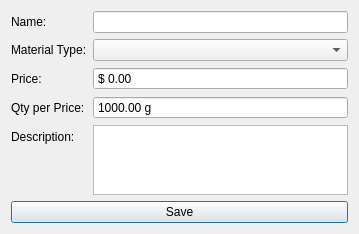
<?xml version="1.0" encoding="UTF-8"?>
<ui version="4.0">
 <class>MaterialDialog</class>
 <widget class="QDialog" name="MaterialDialog">
  <property name="geometry">
   <rect>
    <x>0</x>
    <y>0</y>
    <width>359</width>
    <height>226</height>
   </rect>
  </property>
  <property name="windowTitle">
   <string>Material</string>
  </property>
  <layout class="QVBoxLayout" name="verticalLayout">
   <item>
    <layout class="QFormLayout" name="formLayout">
     <item row="0" column="0">
      <widget class="QLabel" name="materialNameLabel">
       <property name="text">
        <string>Name:</string>
       </property>
      </widget>
     </item>
     <item row="0" column="1">
      <widget class="QLineEdit" name="materialNameLineEdit">
       <property name="whatsThis">
        <string/>
       </property>
      </widget>
     </item>
     <item row="4" column="0">
      <widget class="QLabel" name="materialDescriptionLabel">
       <property name="text">
        <string>Description:</string>
       </property>
      </widget>
     </item>
     <item row="4" column="1">
      <widget class="QTextEdit" name="materialDescriptionTextEdit"/>
     </item>
     <item row="1" column="0">
      <widget class="QLabel" name="materialTypeLabel">
       <property name="text">
        <string>Material Type:</string>
       </property>
      </widget>
     </item>
     <item row="1" column="1">
      <widget class="QComboBox" name="materialTypeComboBox"/>
     </item>
     <item row="2" column="0">
      <widget class="QLabel" name="priceLabel">
       <property name="text">
        <string>Price:</string>
       </property>
      </widget>
     </item>
     <item row="2" column="1">
      <widget class="QDoubleSpinBox" name="priceDoubleSpinBox">
       <property name="buttonSymbols">
        <enum>QAbstractSpinBox::NoButtons</enum>
       </property>
       <property name="prefix">
        <string>$ </string>
       </property>
       <property name="maximum">
        <double>100000.000000000000000</double>
       </property>
      </widget>
     </item>
     <item row="3" column="0">
      <widget class="QLabel" name="qtyPerPriceLabel">
       <property name="text">
        <string>Qty per Price:</string>
       </property>
      </widget>
     </item>
     <item row="3" column="1">
      <widget class="QDoubleSpinBox" name="qtyPerPriceDoubleSpinBox">
       <property name="buttonSymbols">
        <enum>QAbstractSpinBox::NoButtons</enum>
       </property>
       <property name="suffix">
        <string> g</string>
       </property>
       <property name="maximum">
        <double>10000.000000000000000</double>
       </property>
       <property name="value">
        <double>1000.000000000000000</double>
       </property>
      </widget>
     </item>
    </layout>
   </item>
   <item>
    <widget class="QPushButton" name="saveMaterialButton">
     <property name="text">
      <string>Save</string>
     </property>
    </widget>
   </item>
  </layout>
 </widget>
 <tabstops>
  <tabstop>materialNameLineEdit</tabstop>
  <tabstop>materialTypeComboBox</tabstop>
  <tabstop>priceDoubleSpinBox</tabstop>
  <tabstop>materialDescriptionTextEdit</tabstop>
  <tabstop>saveMaterialButton</tabstop>
 </tabstops>
 <resources/>
 <connections>
  <connection>
   <sender>saveMaterialButton</sender>
   <signal>clicked()</signal>
   <receiver>MaterialDialog</receiver>
   <slot>close()</slot>
   <hints>
    <hint type="sourcelabel">
     <x>179</x>
     <y>276</y>
    </hint>
    <hint type="destinationlabel">
     <x>179</x>
     <y>148</y>
    </hint>
   </hints>
  </connection>
 </connections>
</ui>
